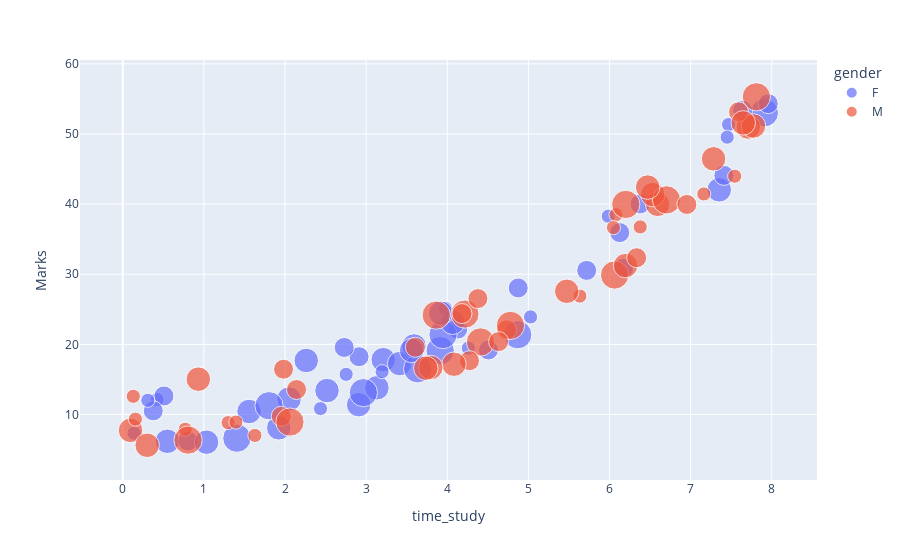

The notebook cell saved with this chart:
### Code cell
fig = px.scatter(student , x = 'time_study', y ='Marks' ,
                 color='gender',
                 size ='Tshirt_size',
                 hover_data=['hostel']
                
                ) 

fig.show()

### Figure 1 — Plotly figure (JSON) as saved in the notebook; plotly's stock layout.template omitted (floating-point values rounded to 4 significant figures)
{"data": [{"customdata": [[0], [0], [1], [0], [0], [1], [1], [0], [0], [0], [1], [0], [0], [1], [0], [1], [1], [1], [1], [1], [0], [1], [1], [1], [0], [0], [0], [0], [1], [0], [1], [0], [0], [1], [0], [0], [0], [1], [0], [1], [0], [0], [1], [0], [0], [0], [0], [0], [1], [1], [0]], "hovertemplate": "gender=F<br>time_study=%{x}<br>Marks=%{y}<br>Tshirt_size=%{marker.size}<br>hostel=%{customdata[0]}<extra></extra>", "legendgroup": "F", "marker": {"color": "#636efa", "size": [2, 3, 4, 3, 3, 2, 3, 1, 3, 1, 2, 1, 2, 3, 2, 4, 4, 2, 3, 4, 1, 1, 3, 3, 4, 2, 2, 2, 1, 2, 1, 4, 3, 4, 3, 2, 1, 1, 2, 3, 2, 1, 3, 3, 4, 2, 2, 1, 3, 3, 1], "sizemode": "area", "sizeref": 0.01, "symbol": "circle"}, "mode": "markers", "name": "F", "orientation": "v", "showlegend": true, "type": "scatter", "x": [4.508, 3.133, 7.909, 3.211, 3.413, 6.173, 7.353, 0.423, 2.908, 4.26, 5.719, 3.977, 6.126, 2.051, 4.875, 3.635, 1.407, 0.508, 1.923, 2.966, 0.14, 2.754, 3.591, 1.557, 3.913, 4.13, 2.913, 7.641, 7.468, 0.376, 2.438, 4.869, 0.55, 3.948, 2.518, 0.803, 5.985, 7.451, 7.957, 2.262, 7.41, 3.197, 4.067, 1.033, 1.803, 6.376, 2.73, 5.027, 3.919, 3.561, 0.309], "xaxis": "x", "y": [19.2, 13.81, 53.02, 17.82, 17.26, 30.86, 42.04, 12.13, 11.4, 19.47, 30.55, 25.13, 35.94, 12.21, 28.04, 16.52, 6.623, 12.65, 8.1, 13.12, 7.336, 15.72, 19.77, 10.43, 19.11, 22.18, 18.24, 53.36, 51.34, 10.52, 10.84, 21.38, 6.185, 21.4, 13.42, 6.217, 38.28, 49.54, 54.32, 17.7, 44.1, 16.11, 23.15, 6.053, 11.25, 40.02, 19.56, 23.92, 24.45, 19.13, 12.03], "yaxis": "y"}, {"customdata": [[0], [1], [0], [1], [1], [1], [0], [1], [1], [1], [1], [0], [1], [0], [1], [0], [0], [0], [1], [0], [1], [0], [1], [1], [1], [1], [1], [0], [0], [1], [0], [0], [1], [1], [1], [1], [0], [0], [1], [1], [0], [0], [0], [0], [0], [0], [1], [0], [1]], "hovertemplate": "gender=M<br>time_study=%{x}<br>Marks=%{y}<br>Tshirt_size=%{marker.size}<br>hostel=%{customdata[0]}<extra></extra>", "legendgroup": "M", "marker": {"color": "#EF553B", "size": [3, 4, 4, 4, 4, 2, 1, 3, 2, 2, 1, 1, 4, 3, 3, 3, 1, 3, 3, 3, 2, 4, 3, 4, 1, 4, 1, 1, 2, 3, 3, 2, 1, 2, 3, 1, 3, 2, 1, 2, 1, 4, 2, 4, 2, 3, 3, 1, 2], "sizemode": "area", "sizeref": 0.01, "symbol": "circle"}, "mode": "markers", "name": "M", "orientation": "v", "showlegend": true, "type": "scatter", "x": [0.096, 7.811, 6.063, 4.41, 4.218, 4.274, 6.08, 7.711, 4.733, 4.378, 0.156, 1.299, 3.864, 0.932, 6.594, 4.083, 7.543, 7.283, 6.533, 7.775, 1.954, 2.061, 3.797, 4.779, 5.635, 6.703, 0.771, 6.049, 7.591, 7.649, 6.198, 3.606, 0.13, 2.142, 5.473, 1.395, 3.736, 4.633, 1.629, 6.954, 6.379, 0.805, 1.982, 6.201, 4.182, 6.471, 0.301, 7.163, 6.335], "xaxis": "x", "y": [7.734, 55.3, 29.89, 20.35, 24.32, 17.67, 38.49, 50.99, 22.07, 26.53, 9.333, 8.837, 24.17, 15.04, 39.97, 17.17, 43.98, 46.45, 41.36, 51.14, 9.742, 8.924, 16.7, 22.7, 26.88, 40.6, 7.892, 36.65, 53.16, 51.58, 31.24, 19.59, 12.59, 13.56, 27.57, 8.92, 16.61, 20.4, 7.014, 39.95, 36.75, 6.349, 16.46, 39.96, 24.39, 42.43, 5.609, 41.44, 32.36], "yaxis": "y"}], "layout": {"legend": {"itemsizing": "constant", "title": {"text": "gender"}, "tracegroupgap": 0}, "margin": {"t": 60}, "xaxis": {"anchor": "y", "domain": [0, 1], "title": {"text": "time_study"}}, "yaxis": {"anchor": "x", "domain": [0, 1], "title": {"text": "Marks"}}}}
